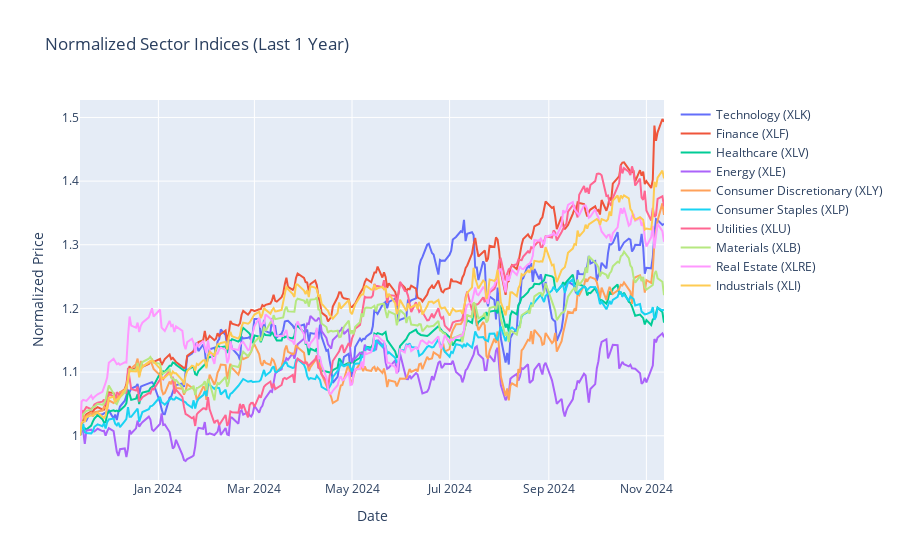
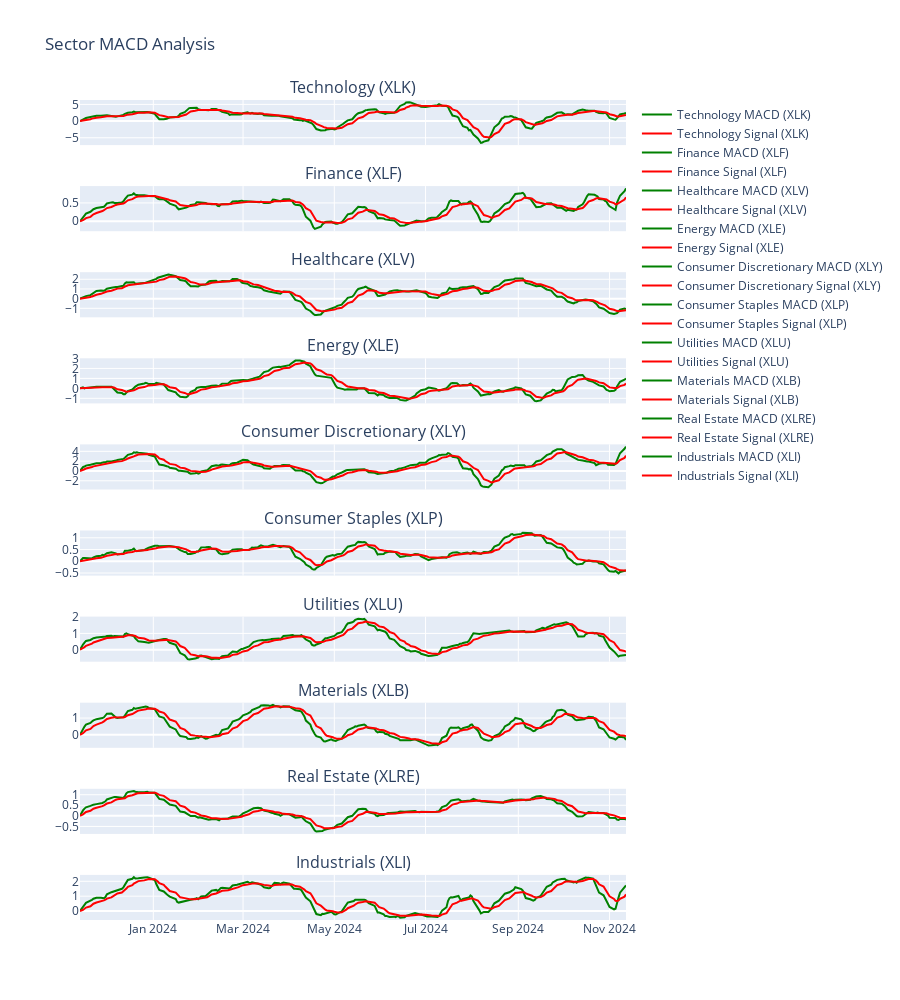

Notebook code cell kept with these figures, in order:
### Code cell
import yfinance as yf
import pandas as pd
import plotly.graph_objects as go
from plotly.subplots import make_subplots

# Define sectors and representative ETFs (Exchange Traded Funds) for each sector
sector_etfs = {
    "Technology": "XLK",
    "Finance": "XLF",
    "Healthcare": "XLV",
    "Energy": "XLE",
    "Consumer Discretionary": "XLY",
    "Consumer Staples": "XLP",
    "Utilities": "XLU",
    "Materials": "XLB",
    "Real Estate": "XLRE",
    "Industrials": "XLI"
}

# Download historical data for the ETFs
sector_data = yf.download(list(sector_etfs.values()), period="1y")["Adj Close"]

# Normalize the price data (set the first value to 1 for comparison)
normalized_data = sector_data / sector_data.iloc[0]

# Function to calculate MACD
def calculate_macd(data, short_window=12, long_window=26, signal_window=9):
    ema_short = data.ewm(span=short_window, adjust=False).mean()
    ema_long = data.ewm(span=long_window, adjust=False).mean()
    macd = ema_short - ema_long
    signal = macd.ewm(span=signal_window, adjust=False).mean()
    return macd, signal

# Plot 1: Normalized Sector Indices using Plotly
fig_normalized = go.Figure()

for sector, etf in sector_etfs.items():
    fig_normalized.add_trace(go.Scatter(
        x=normalized_data.index, 
        y=normalized_data[etf], 
        mode='lines',
        name=f"{sector} ({etf})",
        hovertemplate=f"<b>{sector} ({etf})</b><br>Date: %{{x}}<br>Price: %{{y:.2f}}<extra></extra>"
    ))

fig_normalized.update_layout(
    title="Normalized Sector Indices (Last 1 Year)",
    xaxis_title="Date",
    yaxis_title="Normalized Price",
    hovermode="x unified"
)

# Display the normalized sector chart
fig_normalized.show()

# Plot 2: MACD and Signal Lines using Plotly subplots
fig_macd = make_subplots(rows=len(sector_etfs), cols=1, shared_xaxes=True, subplot_titles=[f"{sector} ({etf})" for sector, etf in sector_etfs.items()])

for i, (sector, etf) in enumerate(sector_etfs.items(), start=1):
    data = sector_data[etf]
    macd, signal = calculate_macd(data)
    
    # Add MACD line
    fig_macd.add_trace(go.Scatter(
        x=data.index, 
        y=macd, 
        mode='lines',
        name=f"{sector} MACD ({etf})",
        hovertemplate=f"<b>{sector} ({etf})</b><br>Date: %{{x}}<br>MACD: %{{y:.2f}}<extra></extra>",
        line=dict(color='green')
    ), row=i, col=1)
    
    # Add Signal line
    fig_macd.add_trace(go.Scatter(
        x=data.index, 
        y=signal, 
        mode='lines',
        name=f"{sector} Signal ({etf})",
        hovertemplate=f"<b>{sector} ({etf})</b><br>Date: %{{x}}<br>Signal: %{{y:.2f}}<extra></extra>",
        line=dict(color='red')
    ), row=i, col=1)

# Update layout for the MACD plot
fig_macd.update_layout(
    height=1000,  # Adjust height as needed
    title_text="Sector MACD Analysis",
    hovermode="x unified"
)

# Display the MACD chart
fig_macd.show()

### Figure 1 — Plotly figure (JSON) as saved in the notebook; plotly's stock layout.template omitted (floating-point values rounded to 4 significant figures; data arrays with more than 128 entries replaced by an {"elided": "..."} marker saying what was removed)
{"data": [{"hovertemplate": "<b>Technology (XLK)</b><br>Date: %{x}<br>Price: %{y:.2f}<extra></extra>", "mode": "lines", "name": "Technology (XLK)", "type": "scatter", "x": {"elided": "252 str values"}, "y": {"elided": "252 float values"}}, {"hovertemplate": "<b>Finance (XLF)</b><br>Date: %{x}<br>Price: %{y:.2f}<extra></extra>", "mode": "lines", "name": "Finance (XLF)", "type": "scatter", "x": {"elided": "252 str values"}, "y": {"elided": "252 float values"}}, {"hovertemplate": "<b>Healthcare (XLV)</b><br>Date: %{x}<br>Price: %{y:.2f}<extra></extra>", "mode": "lines", "name": "Healthcare (XLV)", "type": "scatter", "x": {"elided": "252 str values"}, "y": {"elided": "252 float values"}}, {"hovertemplate": "<b>Energy (XLE)</b><br>Date: %{x}<br>Price: %{y:.2f}<extra></extra>", "mode": "lines", "name": "Energy (XLE)", "type": "scatter", "x": {"elided": "252 str values"}, "y": {"elided": "252 float values"}}, {"hovertemplate": "<b>Consumer Discretionary (XLY)</b><br>Date: %{x}<br>Price: %{y:.2f}<extra></extra>", "mode": "lines", "name": "Consumer Discretionary (XLY)", "type": "scatter", "x": {"elided": "252 str values"}, "y": {"elided": "252 float values"}}, {"hovertemplate": "<b>Consumer Staples (XLP)</b><br>Date: %{x}<br>Price: %{y:.2f}<extra></extra>", "mode": "lines", "name": "Consumer Staples (XLP)", "type": "scatter", "x": {"elided": "252 str values"}, "y": {"elided": "252 float values"}}, {"hovertemplate": "<b>Utilities (XLU)</b><br>Date: %{x}<br>Price: %{y:.2f}<extra></extra>", "mode": "lines", "name": "Utilities (XLU)", "type": "scatter", "x": {"elided": "252 str values"}, "y": {"elided": "252 float values"}}, {"hovertemplate": "<b>Materials (XLB)</b><br>Date: %{x}<br>Price: %{y:.2f}<extra></extra>", "mode": "lines", "name": "Materials (XLB)", "type": "scatter", "x": {"elided": "252 str values"}, "y": {"elided": "252 float values"}}, {"hovertemplate": "<b>Real Estate (XLRE)</b><br>Date: %{x}<br>Price: %{y:.2f}<extra></extra>", "mode": "lines", "name": "Real Estate (XLRE)", "type": "scatter", "x": {"elided": "252 str values"}, "y": {"elided": "252 float values"}}, {"hovertemplate": "<b>Industrials (XLI)</b><br>Date: %{x}<br>Price: %{y:.2f}<extra></extra>", "mode": "lines", "name": "Industrials (XLI)", "type": "scatter", "x": {"elided": "252 str values"}, "y": {"elided": "252 float values"}}], "layout": {"hovermode": "x unified", "title": {"text": "Normalized Sector Indices (Last 1 Year)"}, "xaxis": {"title": {"text": "Date"}}, "yaxis": {"title": {"text": "Normalized Price"}}}}

### Figure 2 — Plotly figure (JSON) as saved in the notebook; plotly's stock layout.template omitted (floating-point values rounded to 4 significant figures; data arrays with more than 128 entries replaced by an {"elided": "..."} marker saying what was removed)
{"data": [{"hovertemplate": "<b>Technology (XLK)</b><br>Date: %{x}<br>MACD: %{y:.2f}<extra></extra>", "line": {"color": "green"}, "mode": "lines", "name": "Technology MACD (XLK)", "type": "scatter", "x": {"elided": "252 str values"}, "xaxis": "x", "y": {"elided": "252 float values"}, "yaxis": "y"}, {"hovertemplate": "<b>Technology (XLK)</b><br>Date: %{x}<br>Signal: %{y:.2f}<extra></extra>", "line": {"color": "red"}, "mode": "lines", "name": "Technology Signal (XLK)", "type": "scatter", "x": {"elided": "252 str values"}, "xaxis": "x", "y": {"elided": "252 float values"}, "yaxis": "y"}, {"hovertemplate": "<b>Finance (XLF)</b><br>Date: %{x}<br>MACD: %{y:.2f}<extra></extra>", "line": {"color": "green"}, "mode": "lines", "name": "Finance MACD (XLF)", "type": "scatter", "x": {"elided": "252 str values"}, "xaxis": "x2", "y": {"elided": "252 float values"}, "yaxis": "y2"}, {"hovertemplate": "<b>Finance (XLF)</b><br>Date: %{x}<br>Signal: %{y:.2f}<extra></extra>", "line": {"color": "red"}, "mode": "lines", "name": "Finance Signal (XLF)", "type": "scatter", "x": {"elided": "252 str values"}, "xaxis": "x2", "y": {"elided": "252 float values"}, "yaxis": "y2"}, {"hovertemplate": "<b>Healthcare (XLV)</b><br>Date: %{x}<br>MACD: %{y:.2f}<extra></extra>", "line": {"color": "green"}, "mode": "lines", "name": "Healthcare MACD (XLV)", "type": "scatter", "x": {"elided": "252 str values"}, "xaxis": "x3", "y": {"elided": "252 float values"}, "yaxis": "y3"}, {"hovertemplate": "<b>Healthcare (XLV)</b><br>Date: %{x}<br>Signal: %{y:.2f}<extra></extra>", "line": {"color": "red"}, "mode": "lines", "name": "Healthcare Signal (XLV)", "type": "scatter", "x": {"elided": "252 str values"}, "xaxis": "x3", "y": {"elided": "252 float values"}, "yaxis": "y3"}, {"hovertemplate": "<b>Energy (XLE)</b><br>Date: %{x}<br>MACD: %{y:.2f}<extra></extra>", "line": {"color": "green"}, "mode": "lines", "name": "Energy MACD (XLE)", "type": "scatter", "x": {"elided": "252 str values"}, "xaxis": "x4", "y": {"elided": "252 float values"}, "yaxis": "y4"}, {"hovertemplate": "<b>Energy (XLE)</b><br>Date: %{x}<br>Signal: %{y:.2f}<extra></extra>", "line": {"color": "red"}, "mode": "lines", "name": "Energy Signal (XLE)", "type": "scatter", "x": {"elided": "252 str values"}, "xaxis": "x4", "y": {"elided": "252 float values"}, "yaxis": "y4"}, {"hovertemplate": "<b>Consumer Discretionary (XLY)</b><br>Date: %{x}<br>MACD: %{y:.2f}<extra></extra>", "line": {"color": "green"}, "mode": "lines", "name": "Consumer Discretionary MACD (XLY)", "type": "scatter", "x": {"elided": "252 str values"}, "xaxis": "x5", "y": {"elided": "252 float values"}, "yaxis": "y5"}, {"hovertemplate": "<b>Consumer Discretionary (XLY)</b><br>Date: %{x}<br>Signal: %{y:.2f}<extra></extra>", "line": {"color": "red"}, "mode": "lines", "name": "Consumer Discretionary Signal (XLY)", "type": "scatter", "x": {"elided": "252 str values"}, "xaxis": "x5", "y": {"elided": "252 float values"}, "yaxis": "y5"}, {"hovertemplate": "<b>Consumer Staples (XLP)</b><br>Date: %{x}<br>MACD: %{y:.2f}<extra></extra>", "line": {"color": "green"}, "mode": "lines", "name": "Consumer Staples MACD (XLP)", "type": "scatter", "x": {"elided": "252 str values"}, "xaxis": "x6", "y": {"elided": "252 float values"}, "yaxis": "y6"}, {"hovertemplate": "<b>Consumer Staples (XLP)</b><br>Date: %{x}<br>Signal: %{y:.2f}<extra></extra>", "line": {"color": "red"}, "mode": "lines", "name": "Consumer Staples Signal (XLP)", "type": "scatter", "x": {"elided": "252 str values"}, "xaxis": "x6", "y": {"elided": "252 float values"}, "yaxis": "y6"}, {"hovertemplate": "<b>Utilities (XLU)</b><br>Date: %{x}<br>MACD: %{y:.2f}<extra></extra>", "line": {"color": "green"}, "mode": "lines", "name": "Utilities MACD (XLU)", "type": "scatter", "x": {"elided": "252 str values"}, "xaxis": "x7", "y": {"elided": "252 float values"}, "yaxis": "y7"}, {"hovertemplate": "<b>Utilities (XLU)</b><br>Date: %{x}<br>Signal: %{y:.2f}<extra></extra>", "line": {"color": "red"}, "mode": "lines", "name": "Utilities Signal (XLU)", "type": "scatter", "x": {"elided": "252 str values"}, "xaxis": "x7", "y": {"elided": "252 float values"}, "yaxis": "y7"}, {"hovertemplate": "<b>Materials (XLB)</b><br>Date: %{x}<br>MACD: %{y:.2f}<extra></extra>", "line": {"color": "green"}, "mode": "lines", "name": "Materials MACD (XLB)", "type": "scatter", "x": {"elided": "252 str values"}, "xaxis": "x8", "y": {"elided": "252 float values"}, "yaxis": "y8"}, {"hovertemplate": "<b>Materials (XLB)</b><br>Date: %{x}<br>Signal: %{y:.2f}<extra></extra>", "line": {"color": "red"}, "mode": "lines", "name": "Materials Signal (XLB)", "type": "scatter", "x": {"elided": "252 str values"}, "xaxis": "x8", "y": {"elided": "252 float values"}, "yaxis": "y8"}, {"hovertemplate": "<b>Real Estate (XLRE)</b><br>Date: %{x}<br>MACD: %{y:.2f}<extra></extra>", "line": {"color": "green"}, "mode": "lines", "name": "Real Estate MACD (XLRE)", "type": "scatter", "x": {"elided": "252 str values"}, "xaxis": "x9", "y": {"elided": "252 float values"}, "yaxis": "y9"}, {"hovertemplate": "<b>Real Estate (XLRE)</b><br>Date: %{x}<br>Signal: %{y:.2f}<extra></extra>", "line": {"color": "red"}, "mode": "lines", "name": "Real Estate Signal (XLRE)", "type": "scatter", "x": {"elided": "252 str values"}, "xaxis": "x9", "y": {"elided": "252 float values"}, "yaxis": "y9"}, {"hovertemplate": "<b>Industrials (XLI)</b><br>Date: %{x}<br>MACD: %{y:.2f}<extra></extra>", "line": {"color": "green"}, "mode": "lines", "name": "Industrials MACD (XLI)", "type": "scatter", "x": {"elided": "252 str values"}, "xaxis": "x10", "y": {"elided": "252 float values"}, "yaxis": "y10"}, {"hovertemplate": "<b>Industrials (XLI)</b><br>Date: %{x}<br>Signal: %{y:.2f}<extra></extra>", "line": {"color": "red"}, "mode": "lines", "name": "Industrials Signal (XLI)", "type": "scatter", "x": {"elided": "252 str values"}, "xaxis": "x10", "y": {"elided": "252 float values"}, "yaxis": "y10"}], "layout": {"annotations": [{"font": {"size": 16}, "showarrow": false, "text": "Technology (XLK)", "x": 0.5, "xanchor": "center", "xref": "paper", "y": 1, "yanchor": "bottom", "yref": "paper"}, {"font": {"size": 16}, "showarrow": false, "text": "Finance (XLF)", "x": 0.5, "xanchor": "center", "xref": "paper", "y": 0.895, "yanchor": "bottom", "yref": "paper"}, {"font": {"size": 16}, "showarrow": false, "text": "Healthcare (XLV)", "x": 0.5, "xanchor": "center", "xref": "paper", "y": 0.79, "yanchor": "bottom", "yref": "paper"}, {"font": {"size": 16}, "showarrow": false, "text": "Energy (XLE)", "x": 0.5, "xanchor": "center", "xref": "paper", "y": 0.685, "yanchor": "bottom", "yref": "paper"}, {"font": {"size": 16}, "showarrow": false, "text": "Consumer Discretionary (XLY)", "x": 0.5, "xanchor": "center", "xref": "paper", "y": 0.58, "yanchor": "bottom", "yref": "paper"}, {"font": {"size": 16}, "showarrow": false, "text": "Consumer Staples (XLP)", "x": 0.5, "xanchor": "center", "xref": "paper", "y": 0.475, "yanchor": "bottom", "yref": "paper"}, {"font": {"size": 16}, "showarrow": false, "text": "Utilities (XLU)", "x": 0.5, "xanchor": "center", "xref": "paper", "y": 0.37, "yanchor": "bottom", "yref": "paper"}, {"font": {"size": 16}, "showarrow": false, "text": "Materials (XLB)", "x": 0.5, "xanchor": "center", "xref": "paper", "y": 0.265, "yanchor": "bottom", "yref": "paper"}, {"font": {"size": 16}, "showarrow": false, "text": "Real Estate (XLRE)", "x": 0.5, "xanchor": "center", "xref": "paper", "y": 0.16, "yanchor": "bottom", "yref": "paper"}, {"font": {"size": 16}, "showarrow": false, "text": "Industrials (XLI)", "x": 0.5, "xanchor": "center", "xref": "paper", "y": 0.055, "yanchor": "bottom", "yref": "paper"}], "height": 1000, "hovermode": "x unified", "title": {"text": "Sector MACD Analysis"}, "xaxis": {"anchor": "y", "domain": [0, 1], "matches": "x10", "showticklabels": false}, "xaxis10": {"anchor": "y10", "domain": [0, 1]}, "xaxis2": {"anchor": "y2", "domain": [0, 1], "matches": "x10", "showticklabels": false}, "xaxis3": {"anchor": "y3", "domain": [0, 1], "matches": "x10", "showticklabels": false}, "xaxis4": {"anchor": "y4", "domain": [0, 1], "matches": "x10", "showticklabels": false}, "xaxis5": {"anchor": "y5", "domain": [0, 1], "matches": "x10", "showticklabels": false}, "xaxis6": {"anchor": "y6", "domain": [0, 1], "matches": "x10", "showticklabels": false}, "xaxis7": {"anchor": "y7", "domain": [0, 1], "matches": "x10", "showticklabels": false}, "xaxis8": {"anchor": "y8", "domain": [0, 1], "matches": "x10", "showticklabels": false}, "xaxis9": {"anchor": "y9", "domain": [0, 1], "matches": "x10", "showticklabels": false}, "yaxis": {"anchor": "x", "domain": [0.945, 1]}, "yaxis10": {"anchor": "x10", "domain": [0, 0.055]}, "yaxis2": {"anchor": "x2", "domain": [0.84, 0.895]}, "yaxis3": {"anchor": "x3", "domain": [0.735, 0.79]}, "yaxis4": {"anchor": "x4", "domain": [0.63, 0.685]}, "yaxis5": {"anchor": "x5", "domain": [0.525, 0.58]}, "yaxis6": {"anchor": "x6", "domain": [0.42, 0.475]}, "yaxis7": {"anchor": "x7", "domain": [0.315, 0.37]}, "yaxis8": {"anchor": "x8", "domain": [0.21, 0.265]}, "yaxis9": {"anchor": "x9", "domain": [0.105, 0.16]}}}
